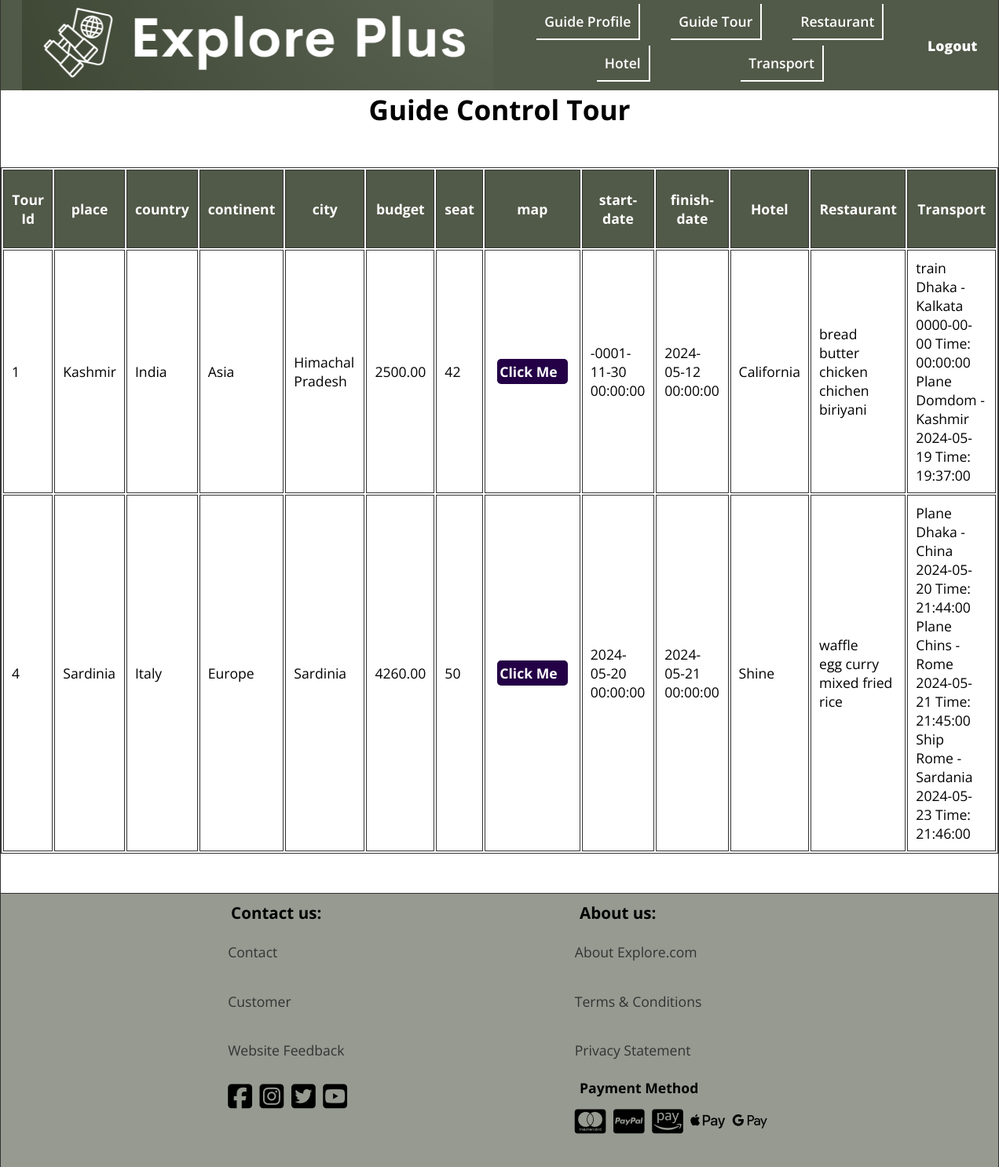
Screenshot of /Admin/guide_tour.php (signed in) with the database file from the repository.
### tables this page shows
CREATE TABLE `guide` (
  `username` varchar(50) NOT NULL,
  `name` varchar(50) DEFAULT NULL,
  `password` varchar(500) DEFAULT NULL,
  `email` varchar(100) DEFAULT NULL,
  `phone` varchar(20) DEFAULT NULL,
  `date_of_birth` date DEFAULT NULL,
  `city` varchar(50) DEFAULT NULL,
  `country` varchar(50) DEFAULT NULL,
  `NID` varchar(20) DEFAULT NULL,
  `nationality` varchar(50) DEFAULT NULL,
  `gender` varchar(10) DEFAULT NULL,
  `visa_expiry_date` date DEFAULT NULL,
  `photo` blob DEFAULT NULL,
  `wage` int(11) NOT NULL
);

CREATE TABLE `transport` (
  `transport_id` int(11) NOT NULL,
  `type` varchar(50) DEFAULT NULL,
  `from_place` varchar(100) DEFAULT NULL,
  `to_place` varchar(100) DEFAULT NULL,
  `price` decimal(10,2) DEFAULT NULL,
  `start_date` date DEFAULT NULL,
  `finish_date` date DEFAULT NULL,
  `finish_time` time DEFAULT NULL,
  `class` varchar(50) DEFAULT NULL,
  `capacity` int(11) DEFAULT NULL,
  `tour_id` int(11) DEFAULT NULL,
  `start_time` time NOT NULL
);

CREATE TABLE `tour` (
  `tour_id` int(11) NOT NULL,
  `about` text DEFAULT NULL,
  `place_name` varchar(100) DEFAULT NULL,
  `country` varchar(50) DEFAULT NULL,
  `city` varchar(50) DEFAULT NULL,
  `budget` decimal(10,2) DEFAULT NULL,
  `available_seat` int(11) DEFAULT NULL,
  `start_date` datetime DEFAULT NULL,
  `finish_date` datetime DEFAULT NULL,
  `map` varchar(100) DEFAULT NULL,
  `FAQ` text DEFAULT NULL,
  `menu_id` int(11) DEFAULT NULL,
  `hotel_id` int(11) DEFAULT NULL,
  `guide_username` varchar(50) DEFAULT NULL,
  `photo` blob DEFAULT NULL,
  `continent` varchar(20) NOT NULL,
  `capacity` int(11) NOT NULL
);

CREATE TABLE `hotel` (
  `hotel_id` int(11) NOT NULL,
  `type` varchar(50) DEFAULT NULL,
  `name` varchar(100) DEFAULT NULL,
  `price` decimal(10,2) DEFAULT NULL,
  `available_room` int(11) DEFAULT NULL,
  `place` varchar(100) DEFAULT NULL,
  `map` varchar(100) DEFAULT NULL,
  `photo` longblob DEFAULT NULL
);

CREATE TABLE `breakfast_item` (
  `breakfast` varchar(30) NOT NULL,
  `bcost` decimal(11,2) DEFAULT NULL
);

CREATE TABLE `lunch_item` (
  `lunch` varchar(30) NOT NULL,
  `lcost` decimal(11,2) DEFAULT NULL
);

CREATE TABLE `dinner_item` (
  `dinner` varchar(30) NOT NULL,
  `dcost` decimal(11,2) DEFAULT NULL
);

### Admin/guide_tour.php (the view, shortened to what this page needs)
<?php
$conn = mysqli_connect("localhost","root","","explore_plus");
$guide_username = $_SESSION['guide_username'];
$sql = "SELECT *
        FROM guide g
        INNER JOIN  tour t
         ON t.guide_username = g.username
         INNER JOIN hotel h
         ON t.hotel_id = h.hotel_id
        INNER JOIN transport trn
        on trn.tour_id = t.tour_id
        INNER JOIN menu m
        ON m.menu_id = t.menu_id
        inner join menu_breakfast mb
        on m.menu_id = mb.menu_id
        inner join breakfast_item
        on mb.breakfast = breakfast_item.breakfast
        inner join menu_lunch
        on m.menu_id = menu_lunch.menu_id
        inner join lunch_item
        on menu_lunch.lunch = lunch_item.lunch
        inner join menu_dinner
        on m.menu_id = menu_dinner.menu_id
        inner join dinner_item
        on menu_dinner.dinner = dinner_item.dinner
        WHERE g.username = '{$guide_username}'
        group by t.tour_id
        ";
$result = mysqli_query($conn,$sql);
$tours = mysqli_fetch_all($result,MYSQLI_ASSOC);
?>
<!DOCTYPE html>
<html lang="en">
<head>
    <link rel="stylesheet" href="../css/style.css">
    <link rel="stylesheet" href="https://cdnjs.cloudflare.com/ajax/libs/font-awesome/6.5.1/css/all.min.css" />
</head>
<body>
<header class="header admin">
    <div class="header__logo">
        <figure>
            <img src="../img/logo3.png" alt="logo" title="logo" height="115" width="600">
        </figure>
    </div>
    <nav class="header__nav nav__admin">
        <ul class="header__ul header__admin">
            <li><a href="guide_profile.php">Guide Profile</a></li>
            <li><a href="guide_tour.php">Guide Tour</a></li>
            <li><a href="guide_restaurant.php">Restaurant</a></li>
        </ul>
        <ul class="header__ul header__admin">
            <li><a href="guide_hotel.php">Hotel</a></li>
            <li><a href="guide_transport.php">Transport</a></li>
        </ul>
    </nav>
    <div class="admin__logout"><a href="admin_login.php">Logout</a></div>
</header>
<main class="main main__table-container">
    <h1 class="center">Guide Control Tour</h1>
    <table class="main__table transportation">
        <thead>
        <tr>
            <th id="tour-id" scope="col" class="table__head">Tour Id</th>
            <th id="place" scope="col" class="table__head">place</th>
            <th id="country" scope="col" class="table__head">country</th>
            <th id="continent" scope="col" class="table__head">continent</th>
            <th id="city" scope="col" class="table__head">city</th>
            <th id="budget" scope="col" class="table__head">budget</th>
            <th id="seat" scope="col" class="table__head">seat</th>
            <th id="map" scope="col" class="table__head">map</th>
            <th id="start-date" scope="col" class="table__head">start-date</th>
            <th id="finish-date" scope="col" class="table__head">finish-date</th>
            <th id="hotel" scope="col" class="table__head">Hotel</th>
            <th id="restaurant" scope="col" class="table__head">Restaurant</th>
            <th id="transport" scope="col" class="table__head">Transport</th>
        </tr>
        </thead>
        <tbody>
        <?php foreach ($tours as $tour): ?>
            <tr>
                <td class="table__item"><?php echo $tour['tour_id']?></td>
                <td class="table__item"><?php echo $tour['place_name']?></td>
                <td class="table__item"><?php echo $tour['country']?></td>
                <td class="table__item"><?php echo $tour['continent']?></td>
                <td class="table__item"><?php echo $tour['city']?></td>
                <td class="table__item"><?php echo $tour['budget']?></td>
                <td class="table__item"><?php echo $tour['available_seat']?></td>
                <td class="table__item"><a href="<?php echo $tour['map']?>"><div class="table_edit">Click Me</div></a></td>
                <td class="table__item"><?php
                    $date = new DateTime((string)$tour['start_date']);
                    $dateOnly = $date->format('Y-m-d');
                    $timeOnly =$date->format('H:i:s')
                    ?>
                    <div><?php  echo $dateOnly; ?></div>
                    <div><?php echo $timeOnly?></div>
                </td>
                <td class="table__item"><?php
                    $date = new DateTime((string)$tour['finish_date']);
                    $dateOnly = $date->format('Y-m-d');
                    $timeOnly =$date->format('H:i:s')
                    ?>
                    <div><?php  echo $dateOnly; ?></div>
                    <div><?php echo $timeOnly?></div>
                </td>
                <td class="table__item"><?php echo $tour['name']?></td>
                <td class="table__item">
                    <div><?php echo $tour['breakfast']?></div>
                    <div><?php echo $tour['lunch']?></div>
                    <div><?php echo $tour['dinner']?></div>
                </td>
                <td class="table__item">
                    <?php
                    $transportsSql =mysqli_query($conn,"SELECT from_place , to_place , type ,trn.start_date ,trn.start_time
                                                                FROM tour t
                                                                INNER JOIN guide g
                                                                ON t.guide_username = g.username
                                                                INNER join transport trn
                                                                on trn.tour_id = t.tour_id
                                                                where g.username = '{$guide_username}' and t.tour_id = '{$tour['tour_id']}'");
                    $transports = mysqli_fetch_all($transportsSql,MYSQLI_ASSOC);
                    foreach ($transports as $transport):
                        echo $transport['type'] . '<br>';
                        echo $transport['from_place'] . " - ".$transport['to_place'].'<br>';
                        echo $transport['start_date'] . "  Time:  " . $transport['start_time'].'<br>';
                    endforeach;
                    ?>
                </td>
            </tr>
        <?php endforeach; ?>
        </tbody>
    </table>
</main>
<footer class="footer admin-foot">
    <div class="footer__contact">
        <h3 class="footer__h3">Contact us:</h3>
        <ul class="footer__ul">
            <li><a href="../footerPage/contact_us.html">Contact</a></li>
            <li><a href="../footerPage/customer.html">Customer</a></li>
            <li><a href="../footerPage/website_feedback.php">Website Feedback</a></li>
        </ul>
        <div class="footer__icons">
            <i class="fa-brands fa-square-facebook"></i>
            <i class="fa-brands fa-square-instagram"></i>
            <i class="fa-brands fa-square-twitter"></i>
            <i class="fa-brands fa-square-youtube"></i>
        </div>
    </div>
    <div class="footer__about">
        <h3 class="footer__h3">About us:</h3>
        <ul class="footer__ul">
            <li><a href="../footerPage/about__us.html">About Explore.com</a></li>
            <li><a href="../footerPage/terms_condition.html">Terms &amp; Conditions</a></li>
            <li><a href="../footerPage/privacy_statement.html">Privacy Statement</a></li>
        </ul>
        <h4 class="footer__h3">Payment Method</h4>
        <div class="footer__icons">
            <i class="fa-brands fa-cc-mastercard"></i>
            <i class="fa-brands fa-cc-paypal"></i>
            <i class="fa-brands fa-cc-amazon-pay"></i>
            <i class="fa-brands fa-apple-pay"></i>
            <i class="fa-brands fa-google-pay"></i>
        </div>
    </div>
</footer>

### css/style.css (style rules this page uses)
*, *::after, *::before { margin: 0; padding: 0; box-sizing: border-box; }
img { display: block; max-width: 100%; height: auto; }
:root { --FF: 'Open Sans', sans-serif; --FS: clamp(1rem,2.2vh,1.5rem); --FS-BIG: 2rem; --FF-HEADING: 'Fugus One', 'Cursive'; --BGCOLOR: #f5f8fe; --BGCOLOR-FADE: #0c93a7; --BGCOLOR-FADE-MAX: #61aeac; --FOOTER-BGCOLOR: #accfd5; --COLOR: #f9efa0; --COLOR-FADE: rgba(248, 223, 171, 0.41); --BODY-BGCOLOR: #fff; --FONT-COLOR: #000; --LIST-BGCOLOR: #f5f7f8; --BORDER-COLOR: #333; --BGIMAGE: linear-gradient(to bottom,var(--BGCOLOR),var(--BGCOLOR-FADE)); --BGIMAGE-MAX: linear-gradient(to bottom,var(--BGCOLOR),var(--BGCOLOR-FADE),var(--BGCOLOR-FADE-MAX)); --HEIGHTLIGHT-BGCOLOR: #439fa8; --HIGHLIGHT-COLOR: #fff; --HEADER-COLOR: #fff; --HEADER-BGCOLOR: #000; --NAV-BGCOLOR: #fff; --HERO-BGCOLOR: rgba(51,178,51,0.75); --BUTTON-BGCOLOR: #000; --BUTTON-COLOR: #fff; --HEADER-LINK-COLOR: #fff; --HEADER-LINK-HOVER: #ffffff; --LINK-COLOR: #333; --LINK-HOVER: rgba(51, 51, 51, 0.5); --ADMIN-BGCOLOR: #515948; --ADMIN-FOOTER-COLOR: rgba(64, 72, 55, 0.55); --BORDER: 1px solid var(--BORDER-COLOR); --BORDER-RADIUS: 15px; --BORDER-LITE-RADIUS: 5px; --PADDING-TB: 0.25em; --PADDING-SIDE: 2.5%; --MARGIN: clamp(1em,2.5vh,1.5em); --TEST1 : #020202; --TEST2: yellow; --TEST3: green; --TEST4: blue; --TEST5: purple; }
.center { text-align: center; }
html { scroll-behavior: smooth; font-size: var(--FS); font-family: var(--FF); background-color: var(--BGCOLOR); background-image: var(--BGIMAGE); background-repeat: no-repeat; background-size: cover; }
body { background-color: var(--BODY-BGCOLOR); min-height: 100vh; max-height: 800vh; min-width: 1200px; margin: 0 auto; border-left: var(--BORDER); border-right: var(--BORDER); box-shadow: 0 0 10px var(--BORDER-COLOR); }
a:any-link { color: var(--LINK-COLOR); text-decoration: none; }
.header { display: flex; justify-content: space-evenly; align-items: center; background-color: #439fa8;; position: sticky; top: 0; z-index: 1; }
.header__ul { font-weight: 600; min-width: 500px; display: flex; justify-content: space-evenly; align-items: center; gap: 10px; padding-bottom: 7px; }
.header__ul li { padding: 10px; border-right: 2px solid white; border-bottom: 2px solid white; }
.admin__logout a { font-weight: 900; color: #ffffff; }
.footer { position: relative; bottom: 0; display: flex; justify-content: space-evenly; border-top: var(--BORDER); background-color: var(--FOOTER-BGCOLOR); padding: var(--PADDING-TB); }
.footer li { padding: 1.1em 0; list-style-type: none; }
.footer__icons { padding-top: 0.5em; padding-bottom: 2em; align-items: center; }
.footer__icons i { font-size: 2rem; padding-right: 5px; }
.footer__h3 { padding: var(--PADDING-TB) var(--PADDING-SIDE); }
.header__ul { list-style-type: none; }
.header__ul a:any-link { color: var(--HEADER-LINK-COLOR); }
.main { min-height: 70vh; }
.main__table { margin: 50px auto; border: var(--BORDER); }
.main__table tr { height: 100px; }
.table__head, .table__item { padding: 10px; border: var(--BORDER); }
.table__head { background-color: var(--ADMIN-BGCOLOR); color: var(--HIGHLIGHT-COLOR); }
.table_edit { background-color: #240046; color: white; font-weight: 700; width: 90px; margin: 2px 5px; padding: 0.2em; border-radius: var(--BORDER-LITE-RADIUS); }
.admin { background-color: var(--ADMIN-BGCOLOR); }
.admin-foot { background-color: var(--ADMIN-FOOTER-COLOR); }

### rows the page displays
guide: transport.tour_id "1", tour.place_name "Kashmir", tour.country "India", tour.continent "Asia", tour.city "Himachal Pradesh", tour.budget "2500.00", tour.available_seat "42", transport.start_date "-0001-11-30", transport.start_date "00:00:00", transport.finish_date "2024-05-12", transport.finish_date "00:00:00", hotel.name "California", breakfast_item.breakfast "bread", lunch_item.lunch "butter chicken", dinner_item.dinner "chichen biriyani", transport.tour_id "4", tour.place_name "Sardinia", tour.country "Italy", tour.continent "Europe", tour.city "Sardinia", tour.budget "4260.00", tour.available_seat "50", transport.start_date "2024-05-20", transport.finish_date "2024-05-21", hotel.name "Shine", breakfast_item.breakfast "waffle", lunch_item.lunch "egg curry", dinner_item.dinner "mixed fried rice"
transport: type "train", from_place "Dhaka", to_place "Kalkata", start_date "0000-00-00", start_time "00:00:00"
transport: type "Plane", from_place "Domdom", to_place "Kashmir", start_date "2024-05-19", start_time "19:37:00"
transport: type "Plane", from_place "Dhaka", to_place "China", start_date "2024-05-20", start_time "21:44:00"
transport: type "Plane", from_place "Chins", to_place "Rome", start_date "2024-05-21", start_time "21:45:00"
transport: type "Ship", from_place "Rome", to_place "Sardania", start_date "2024-05-23", start_time "21:46:00"
